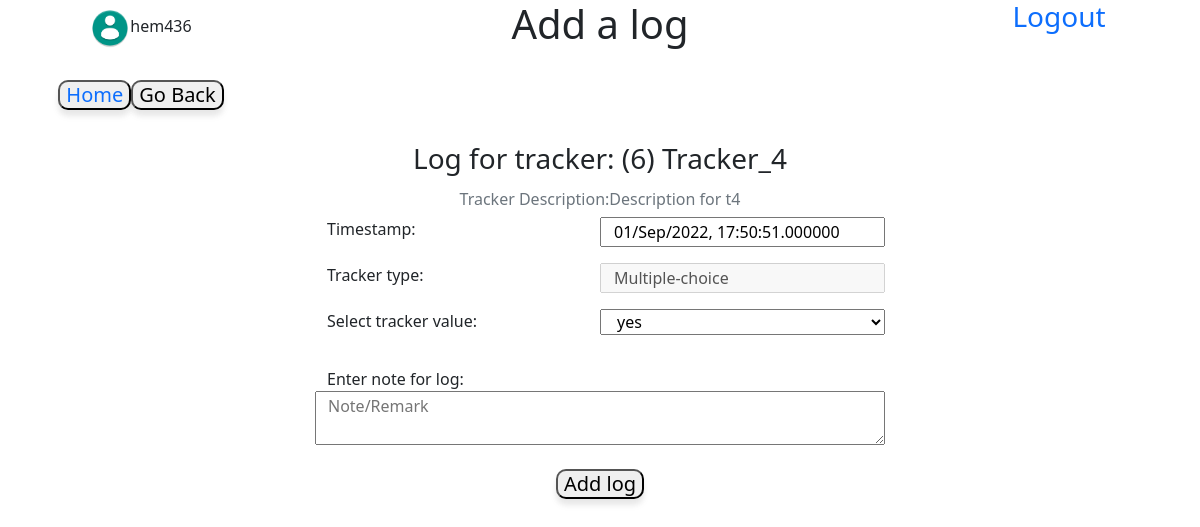
The page /6/log/add (signed in) on the database its author committed.
### database.py (models this page shows)
class User(db.Model,UserMixin):
    id=db.Column(db.Integer,primary_key=True,autoincrement=True)
    username=db.Column(db.String,nullable=False,unique=True)
    password=db.Column(db.String,nullable=False)
    trackers=db.relationship("tracker",cascade='all',backref="parent")
    email = db.Column(db.String, unique=True)
    active = db.Column(db.Boolean())
    fs_uniquifier = db.Column(db.String(255), unique=True, nullable=False)
    roles = db.relationship('Role', secondary=roles_users,backref=db.backref('users', lazy='dynamic'))

class tracker(db.Model):
    user_id=db.Column(db.Integer,db.ForeignKey('user.id'),nullable=False)
    tracker_id=db.Column(db.Integer,primary_key=True,autoincrement=True)
    name=db.Column(db.String(30),nullable=False)
    desc=db.Column(db.String)
    type=db.Column(db.String,nullable=False)
    settings=db.Column(db.String)
    lastupdate=db.Column(db.DateTime)
    logs=db.relationship("log",cascade='all', backref="parent")

### application/controllers.py (the view, shortened to what this page needs)
@app.route('/<int:tracker_id>/log/add',methods=['GET','POST','PUT'])
@login_required
def add_logs(tracker_id): #
    if (tracker_id,) not in db.session.query(tracker.tracker_id).all():
        return notfound('tracker_id_not_found')
    t=tracker.query.get(tracker_id)
    timedict={'start':'','end':'','duration':''}
    if request.method=='GET':
        if request.args.get('start'):
            s=request.args.get('start')
        elif request.args.get('startb')=="start":
            s=datetime.now().strftime('%H:%M:%S')
        else:
            s=''
        if request.args.get('end'):
            e=request.args.get('end')
        elif request.args.get('endb')=="end":
            e=datetime.now().strftime('%H:%M:%S')
        else:
            e=''
        d=''
        if s!='' and e!='':
            d=datetime.strptime(e,'%H:%M:%S')-datetime.strptime(s,'%H:%M:%S')
        timedict={'start':s,'end':e,'duration':d}
    return render_template('add_logs.html',t=t,datetime=datetime,timedict=timedict)

### templates/add_logs.html (shortened to what this page needs)
<!DOCTYPE html>
<html lang="en" dir="ltr">
  <head>
    <link href="https://cdn.jsdelivr.net/npm/bootstrap@5.0.2/dist/css/bootstrap.min.css" rel="stylesheet">
    <link rel="stylesheet" href="/static/main.css">
  </head>
  <body>
    <div class="row">
      <div class="col-sm-3 d-flex justify-content-center">
        <span class="align-self-center"><img src='/static/userimg.png' width="40px" height="40px" />{{t.parent.username}}</span>
      </div>
      <div class="col-sm-6 d-flex justify-content-center">
        <h1>Add a log</h1>
      </div>
      <div class="col-sm-3 d-flex justify-content-center">
        <h3><a href="/logout"> Logout</a></h3>
      </div>
    </div><br>
    <div class="row">
      <div class="col-3 text-center h5"><button type="button"><a href="/main">Home </a></button><button type="button" name="back" onclick="javascrpt:history.back()">Go Back</button>
      </div>
    </div><br>
    <div class="container add_log">
      <div class="mb-3 row d-flex justify-content-center">
        <h3 align="center">Log for tracker: ({{t.tracker_id}}) {{t.name}}</h3>
        <br><br>
        <form id="log_form" action="add" method="post">
          <div class="mb-3 row">
            <h6 class="col-8 offset-2 text-muted text-center">Tracker Description:{{t.desc}}</h6>
            <label class="col-3 offset-3" for="time">Timestamp:</label>
            <input class="col-3" type="text" name="time" value="{{ datetime.now().strftime('%d/%b/%Y, %H:%M:%S.%f') }}">
          </div>
          <div class="mb-3 row">
            <label class="col-3 offset-3" for="type">Tracker type:</label>
            <input class="col-3" type="text" name="type" value="{{t.type}}" disabled><br>
          </div>
          <div class="mb-3 row">
            {% if t.type=="Multiple-choice" -%}
            <label class="col-3 offset-3" for="value">Select tracker value:</label>
            <select class="col-3" name="value">
              {% for i in t.settings.split(',') -%}
              <option value={{i}}>{{i}}</option>
              {% endfor %}
            </select>
          </div>
        </form>
        {% elif t.type=='Integer' %}
        <label class="col-3 offset-3" for="value">Enter value of log as integer:</label>
        <input class="col-3" type="number" name="value" placeholder="Int" required>
      </div>
      </form>
      {% elif t.type=='Numeric' %}
      <label class="col-3 offset-3" for="value">Enter value of log as float:</label>
      <input class="col-3" type="number" name="value" step='0.001' placeholder="float" required>
    </div>
    </form>
    {% endif %}
    </div>
    <div class="row">
      <label for="note" class="col-3 offset-3">Enter note for log:</label>
      <textarea form='log_form' class="col-6 offset-3" name="note" placeholder="Note/Remark" align="center"></textarea>
    </div><br>
    <div class="text-center h5">
      <button form="log_form" type="submit" name="submit">Add log</button>
    </div>
    </div>
  </body>
</html>

### static/main.css (style rules this page uses)
button { box-shadow: 0 6px 8px 0 rgba(0, 0, 0, 0.05), 0 6px 5px 0 rgba(0, 0, 0, 0.05); border-radius: 10px; }
a { text-decoration: none; }

### rows shown on the page
User: parent.username "hem436"
tracker: tracker_id "6", name "Tracker_4", desc "Description for t4", type "Multiple-choice", value "yes"
